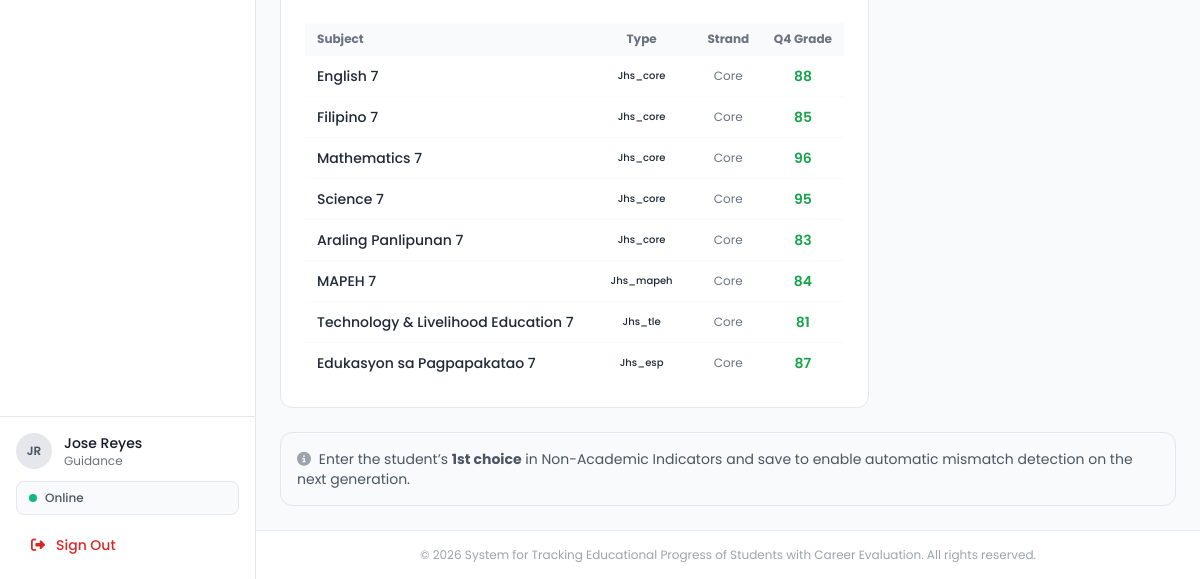
/career/student.php?id=9 (signed in, lower part), run on an earlier commit of the app's database.
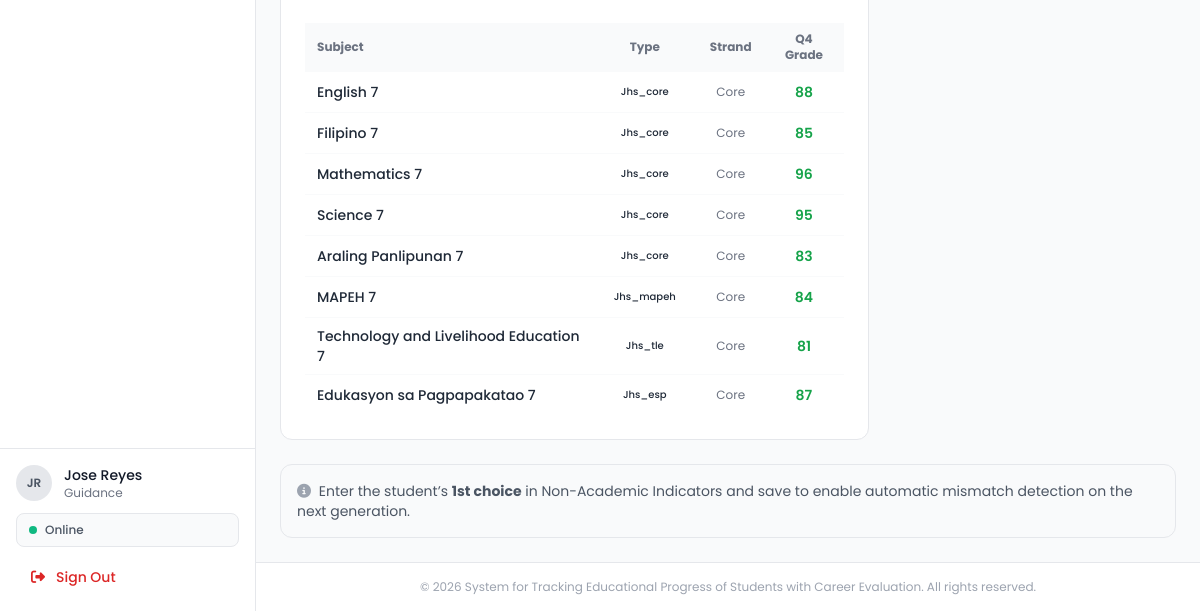
And on a later commit of the database.
### tables this page shows
CREATE TABLE IF NOT EXISTS `grades` (
  `id` int NOT NULL AUTO_INCREMENT,
  `student_id` int NOT NULL,
  `subject_id` int NOT NULL,
  `quarter` enum('Q1','Q2','Q3','Q4') NOT NULL,
  `grade` decimal(5,2) NOT NULL,
  `school_year` varchar(20) NOT NULL,
  `encoded_by` int DEFAULT NULL,
  `created_at` timestamp NULL DEFAULT CURRENT_TIMESTAMP,
  `updated_at` timestamp NULL DEFAULT CURRENT_TIMESTAMP ON UPDATE CURRENT_TIMESTAMP,
  PRIMARY KEY (`id`),
  UNIQUE KEY `unique_grade` (`student_id`,`subject_id`,`quarter`,`school_year`),
  KEY `subject_id` (`subject_id`),
  KEY `encoded_by` (`encoded_by`)
);

CREATE TABLE IF NOT EXISTS `subjects` (
  `id` int NOT NULL AUTO_INCREMENT,
  `subject_code` varchar(20) NOT NULL,
  `subject_name` varchar(100) NOT NULL,
  `grade_level` int DEFAULT NULL COMMENT 'NULL = all grade levels; 7-10 = JHS; 11-12 = SHS',
  `strand_id` int DEFAULT NULL,
  `subject_type` enum('core','specialized','applied','immersion','jhs_core','jhs_mapeh','jhs_tle','jhs_esp') NOT NULL DEFAULT 'core',
  `created_at` timestamp NULL DEFAULT CURRENT_TIMESTAMP,
  PRIMARY KEY (`id`),
  UNIQUE KEY `unique_subject_code` (`subject_code`),
  KEY `strand_id` (`strand_id`)
);

### config/constants.php (called while the page is built, shortened)
<?php
function sanitize($data) {
    return htmlspecialchars(strip_tags(trim($data)), ENT_QUOTES, 'UTF-8');
}
function formatNumber($num, $decimals = 2) {
    return number_format((float)$num, $decimals);
}

### career/student.php (the view, shortened to what the changed rows need)
<?php
require_once __DIR__ . '/../includes/header.php';
$studentId = (int)($_GET['id'] ?? 0);
$gradesStmt = $pdo->prepare("
    SELECT sub.subject_name, sub.subject_type, sub.strand_id,
           st2.strand_code AS sub_strand_code,
           g.quarter, g.grade, g.school_year
    FROM grades g
    JOIN subjects sub ON g.subject_id = sub.id
    LEFT JOIN strands st2 ON sub.strand_id = st2.id
    WHERE g.student_id = ?
    ORDER BY g.school_year, sub.subject_type, g.quarter
");
$gradesStmt->execute([$studentId]);
$gradesAll = $gradesStmt->fetchAll();
$q4Grades = array_filter($gradesAll, fn($g) => $g['quarter'] === 'Q4');
require_once __DIR__ . '/../includes/sidebar.php';
?>
<div class="grid grid-cols-1 lg:grid-cols-3 gap-6">
    <div class="lg:col-span-2 space-y-6">
        <div class="bg-white border border-gray-200 rounded-xl overflow-hidden">
            <div class="p-6">
                <?php if (empty($q4Grades)): ?>
                <div class="text-center py-6">
                    <i class="fas fa-exclamation-circle text-amber-400 text-3xl mb-2"></i>
                    <p class="text-sm text-gray-500">No 4th quarter grades on record.</p>
                    <a href="<?= BASE_URL ?>students/grades.php" class="text-sm text-blue-600 hover:underline mt-1 inline-block">Go to Grades Encoding</a>
                </div>
                <?php else: ?>
                <div class="overflow-x-auto">
                    <table class="w-full text-sm">
                        <thead>
                            <tr class="bg-gray-50 text-xs text-gray-500">
                                <th class="text-left py-2 px-3">Subject</th>
                                <th class="text-center py-2 px-3">Type</th>
                                <th class="text-center py-2 px-3">Strand</th>
                                <th class="text-center py-2 px-3">Q4 Grade</th>
                            </tr>
                        </thead>
                        <tbody>
                            <?php foreach ($q4Grades as $g):
                                $typeColorMap = ['specialized' => 'badge-indigo', 'immersion' => 'badge-green', 'applied' => 'badge-blue'];
                                $typeColor = $typeColorMap[$g['subject_type']] ?? 'badge-gray';
                            ?>
                            <tr class="border-t border-gray-50">
                                <td class="py-2 px-3 font-medium"><?= sanitize($g['subject_name']) ?></td>
                                <td class="py-2 px-3 text-center"><span class="badge <?= $typeColor ?> text-[10px]"><?= ucfirst($g['subject_type']) ?></span></td>
                                <td class="py-2 px-3 text-center text-xs text-gray-500"><?= $g['sub_strand_code'] ? sanitize($g['sub_strand_code']) : 'Core' ?></td>
                                <td class="py-2 px-3 text-center font-semibold <?= $g['grade'] >= 80 ? 'text-green-600' : ($g['grade'] >= 75 ? 'text-amber-600' : 'text-red-600') ?>"><?= formatNumber($g['grade'], 0) ?></td>
                            </tr>
                            <?php endforeach; ?>
                        </tbody>
                    </table>
                </div>
                <?php endif; ?>
            </div>
        </div>
    </div>
</div>
<?php require_once __DIR__ . '/../includes/footer.php'; ?>

What changed in the data, as far as the page shows it:
changed grades "Jhs_tle": subject.subject_name "Technology & Livelihood Education 7" → "Technology and Livelihood Education 7"
